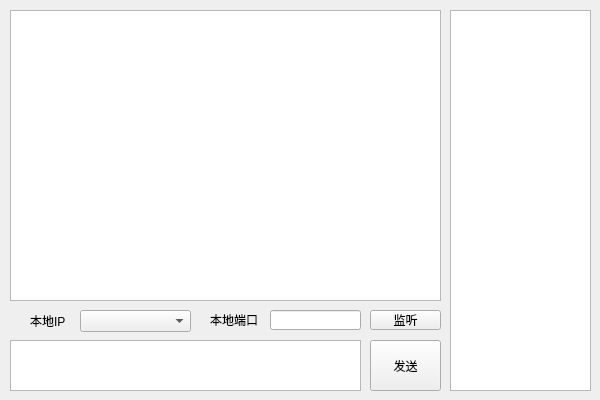
<?xml version="1.0" encoding="UTF-8"?>
<ui version="4.0">
 <class>ServiceClass</class>
 <widget class="QWidget" name="ServiceClass">
  <property name="geometry">
   <rect>
    <x>0</x>
    <y>0</y>
    <width>600</width>
    <height>400</height>
   </rect>
  </property>
  <property name="windowTitle">
   <string>Service</string>
  </property>
  <widget class="QComboBox" name="comboBox_Address">
   <property name="geometry">
    <rect>
     <x>80</x>
     <y>310</y>
     <width>111</width>
     <height>22</height>
    </rect>
   </property>
  </widget>
  <widget class="QLabel" name="label">
   <property name="geometry">
    <rect>
     <x>30</x>
     <y>310</y>
     <width>41</width>
     <height>21</height>
    </rect>
   </property>
   <property name="text">
    <string>本地IP</string>
   </property>
  </widget>
  <widget class="QLabel" name="label_2">
   <property name="geometry">
    <rect>
     <x>210</x>
     <y>310</y>
     <width>54</width>
     <height>20</height>
    </rect>
   </property>
   <property name="text">
    <string>本地端口</string>
   </property>
  </widget>
  <widget class="QLineEdit" name="lineEdit_port">
   <property name="geometry">
    <rect>
     <x>270</x>
     <y>310</y>
     <width>91</width>
     <height>20</height>
    </rect>
   </property>
  </widget>
  <widget class="QPushButton" name="pushButton_listen">
   <property name="geometry">
    <rect>
     <x>370</x>
     <y>310</y>
     <width>71</width>
     <height>20</height>
    </rect>
   </property>
   <property name="cursor">
    <cursorShape>PointingHandCursor</cursorShape>
   </property>
   <property name="text">
    <string>监听</string>
   </property>
  </widget>
  <widget class="QTextBrowser" name="textBrowser_recv">
   <property name="geometry">
    <rect>
     <x>10</x>
     <y>10</y>
     <width>431</width>
     <height>291</height>
    </rect>
   </property>
  </widget>
  <widget class="QPlainTextEdit" name="plainTextEdit_send">
   <property name="geometry">
    <rect>
     <x>10</x>
     <y>340</y>
     <width>351</width>
     <height>51</height>
    </rect>
   </property>
  </widget>
  <widget class="QPushButton" name="pushButton_send">
   <property name="geometry">
    <rect>
     <x>370</x>
     <y>340</y>
     <width>71</width>
     <height>51</height>
    </rect>
   </property>
   <property name="cursor">
    <cursorShape>PointingHandCursor</cursorShape>
   </property>
   <property name="text">
    <string>发送</string>
   </property>
  </widget>
  <widget class="QListWidget" name="listWidget_client">
   <property name="geometry">
    <rect>
     <x>450</x>
     <y>10</y>
     <width>141</width>
     <height>381</height>
    </rect>
   </property>
  </widget>
 </widget>
 <layoutdefault spacing="6" margin="11"/>
 <resources>
  <include location="Service.qrc"/>
 </resources>
 <connections>
  <connection>
   <sender>pushButton_listen</sender>
   <signal>clicked()</signal>
   <receiver>ServiceClass</receiver>
   <slot>on_listen_clicked()</slot>
   <hints>
    <hint type="sourcelabel">
     <x>402</x>
     <y>325</y>
    </hint>
    <hint type="destinationlabel">
     <x>371</x>
     <y>334</y>
    </hint>
   </hints>
  </connection>
  <connection>
   <sender>pushButton_send</sender>
   <signal>clicked()</signal>
   <receiver>ServiceClass</receiver>
   <slot>on_send_clicked()</slot>
   <hints>
    <hint type="sourcelabel">
     <x>408</x>
     <y>375</y>
    </hint>
    <hint type="destinationlabel">
     <x>365</x>
     <y>393</y>
    </hint>
   </hints>
  </connection>
 </connections>
 <slots>
  <slot>on_listen_clicked()</slot>
  <slot>on_send_clicked()</slot>
 </slots>
</ui>
